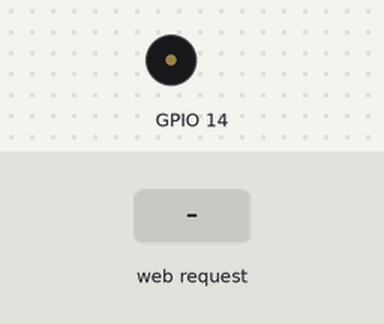
A sketch run on a simulated ESP32. Shown: buzzer (waves = sounding). The test bench sets the inputs (shaded band). What the sketch prints to the serial monitor is not drawn.

Above: at 1.2 s.
1.3 s: HTTP request GET /buzzer received
At 1.8 s:
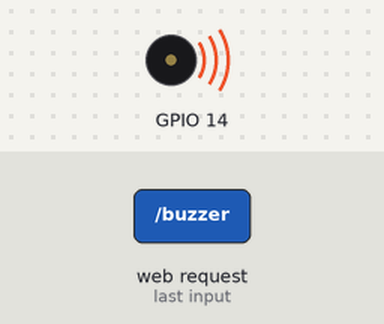
Timing chart, 0 to 4.3 s (numbered marks = the images above; inputs shaded):
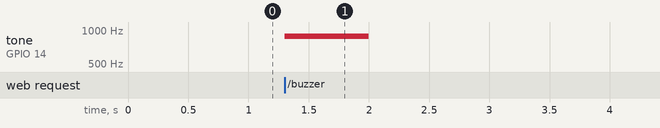

Measured:
- after the input at 1.3 s, tone on GPIO 14: silent → 880 Hz at once, → silent 0.70 s later

The sketch:

basic-web-server.ino
```cpp
#include "WiFi.h"
#include "ESPAsyncWebServer.h"


// Set your access point network credentials
const char* ssid = "bonobo-access-point";
const char* password = "123456789";


// Create AsyncWebServer object on port 80
AsyncWebServer server(80);


void setup(){
  // Serial port for debugging purposes
  Serial.begin(115200);
  Serial.println();


  // Setting the ESP as an access point
  Serial.print("Setting AP (Access Point)…");
  // Remove the password parameter, if you want the AP (Access Point) to be open
  WiFi.softAP(ssid, password);

  IPAddress IP = WiFi.softAPIP();
  Serial.print("AP IP address: ");
  Serial.println(IP);

  server.on("/button", HTTP_GET, [](AsyncWebServerRequest *request){
    request->send_P(200, "text/plain", "hey there");
  });

  server.on("/buzzer", HTTP_GET, [](AsyncWebServerRequest *request){
    request->send_P(200, "text/plain", "alarm!");
    tone(14, 880, 700);
  });


  // Start server
  server.begin();
}

void loop() {

  digitalWrite(LED_BUILTIN, HIGH);
  delay(250);
  digitalWrite(LED_BUILTIN, LOW);
  delay(250);
}
```
